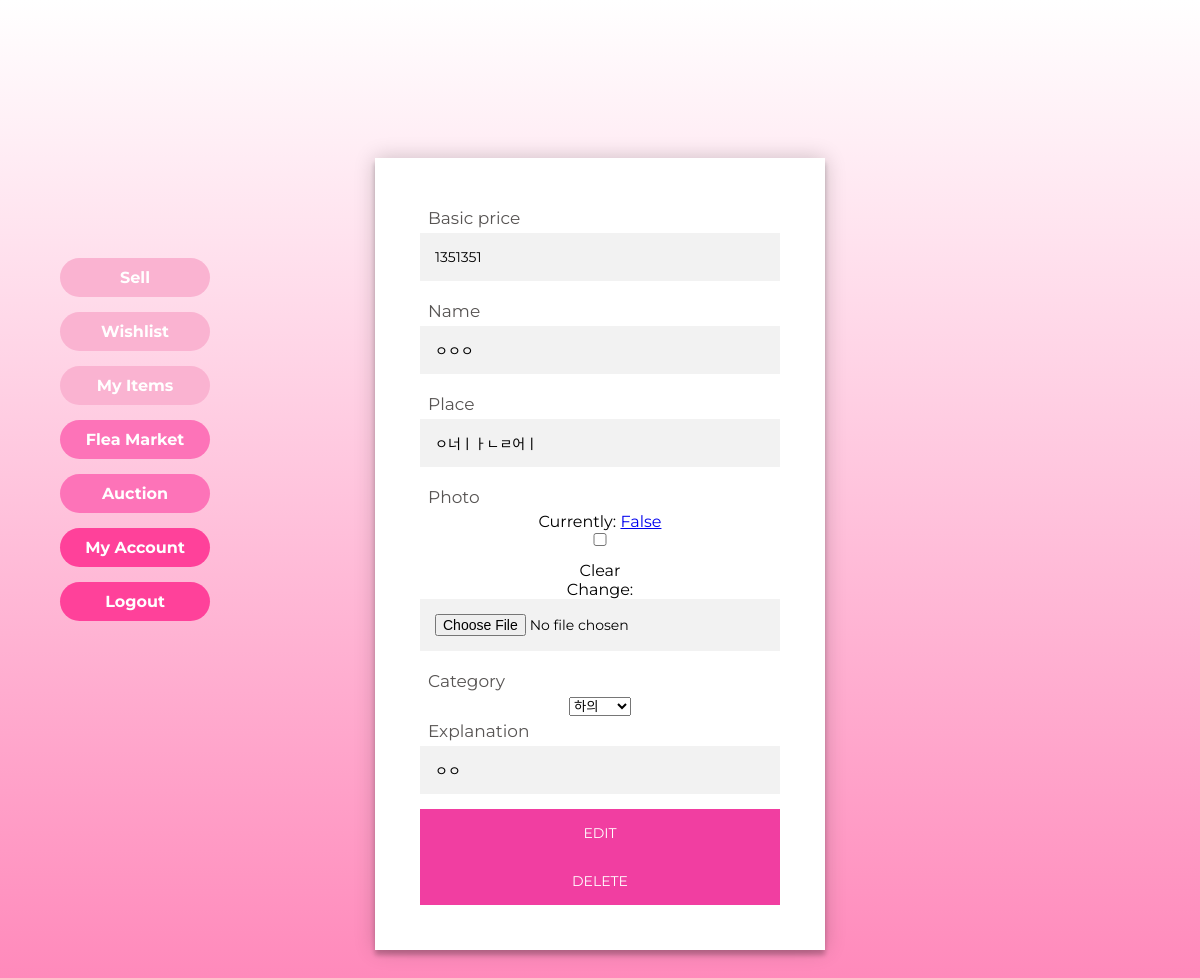
/sell/8/ (signed in), run on the app's committed database.
### home/models.py (models this page shows)
class Product(models.Model):
	SELLTYPES = (('F', 'Flea'), ('A', 'Auction'))
	selltype = models.CharField(max_length=1, default='F', choices=SELLTYPES)
	STATUSTYPES = (('S', 'Sold'), ('E', 'Expired'), ('R', 'Running')) # 팔림, 안팔림, 현재진행형
	statustype = models.CharField(max_length=1, default='R', choices=STATUSTYPES)
	EXPIREDATE = (('3', '3 Days'), ('7', '7 days'), ('0', '30 days'))
	expirechoice = models.CharField(max_length=1, default='3', choices=EXPIREDATE)
	expire = models.DateTimeField(default=timezone.now() + timedelta(days=3))
	highest_price = models.IntegerField(default=0) # auction이더라도 천장 가격 내면 바로 살 수 있게 하자
	basic_price =  models.IntegerField(default=0) #옥션이라도 최저가 쓰게 하자
	current_price = models.IntegerField(default=0) # 마지막 가격이기도 하지
	buyer = models.ForeignKey(User, on_delete=models.SET_NULL, related_name='buyer', null=True)
	seller = models.ForeignKey(User, on_delete=models.CASCADE, related_name='seller')
	pid = models.AutoField(primary_key=True)
	name = models.CharField(max_length=300)
	place = models.CharField(max_length=300)
	photo = models.ImageField(blank=True, null=True) #https://wayhome25.github.io/django/2017/05/10/media-file/
	category = models.ForeignKey(Category, on_delete=models.SET_NULL, null=True)
	explanation = models.CharField(max_length=1000, null=True) # string field 같은 게 있었나?? 찾아보기

### home/views.py (the view, shortened to what this page needs)
# urls.py: path('sell/<pid>/', views.editProduct, name='editProduct'),
def editProduct(request, pid):
	try:
		product = Product.objects.get(pid=pid)
	except:
		return redirect('/')
	userid = request.session.get('userid', False)
	if userid == False : # 로그인 안되어있으면
		return redirect('/login')
	elif userid != product.seller.userid :
		return redirect('/')
	sell_type = str(product.selltype)
	form = None
	if product.selltype == 'F':
		form = EditForm1(initial={'basic_price':product.basic_price,
			'name':product.name, 'place':product.place, 'photo':product.photo,
			'category':product.category, 'explanation':product.explanation})
	else :
		form = EditForm2(initial={'name':product.name, 'place':product.place, 'photo':product.photo,
			'category':product.category, 'explanation':product.explanation})
	return render(request, 'home/product_registration.html', {'form':form,
		'button_type':'edit', 'sell_type':sell_type})

### home/forms.py
class EditForm1(forms.ModelForm):
    error_css_class = 'error'
    category = forms.ModelChoiceField(queryset=Category.objects.all())
    class Meta:
        model = Product
        fields = ['basic_price', 'name', 'place', 'photo', 'category', 'explanation']
    def __init__(self, *args, **kwargs):
        super(EditForm1, self).__init__(*args, **kwargs)
        self.fields['category'].required = False
        self.fields['explanation'].required = False
        self.fields['photo'].required = False
        self.fields['category'].label_from_instance = self.label_from_instance
    @staticmethod
    def label_from_instance(obj):
        return obj.name

### home/templates/home/product_registration.html (shortened to what this page needs)
{% load static %}
{% load widget_tweaks %}
<!DOCTYPE html>
<html lang="en" dir="ltr">
<head>
  <link rel="stylesheet" href="{% static 'home/style_product_registration.css' %}">
</head>
<body>
  <div class="product-page">
      <nav class="left-nav" style="font-weight: bold;position: fixed; left:20px; top:23%">
          <ul>
            <li><a class="upper" href="{% url 'sell' %}">Sell</a></li>
            <li><a class="upper" href="{% url 'wishlist' %}">Wishlist</a></li>
            <li><a class="upper" href="{% url 'myitems' %}">My Items</a></li>
            <li><a class="lower" href="{% url 'market' %}">Flea Market</a></li>
            <li><a class="lower" href="{% url 'auction' %}">Auction</a></li>
            <li><a class="lowest" href="{% url 'mypage' %}">My Account</a></li>
            <li><a class="lowest" href="{% url 'logout' %}">Logout</a></li>
          </ul>
        </nav>
    <div class="sell-page">
      <div class="form">
        <form method="POST" enctype="multipart/form-data" novalidate>
          {% for field in form.visible_fields %}
          <div class="idx">{{field.label}}</div>
          {% if field.errors %}
          {{field.errors}}
          {% render_field field id="is-invalid" %}
          {% else %}
          <div class="inf">{% render_field field id="is-valid" %}</div>
          {% endif %}
          {% endfor %}
          <button type="submit" class="btn" name="ok">{{button_type}}</button>
          {% if sell_type == "F" %}
          <button type="submit" class="btn" name="delete"> DELETE </button>
          {% endif %}
        </form>
      </div>
    </div>
  </div>
</body>
</html>

### home/static/home/style_product_registration.css (style rules this page uses)
body { font-family: 'Montserrat', 'Nanum Gothic Coding', sans-serif; background: white; background: -webkit-linear-gradient(to bottom, white, #ff81b6); background: linear-gradient(to bottom, white, #ff81b6)no-repeat center center fixed; -webkit-background-size: cover; -moz-background-size: cover; -o-background-size: cover; background-size: cover; text-align: center; }
.left-nav { width: auto; align-content: center; display: flex; flex-direction: column; text-align: center; padding-right: 20px; }
.left-nav ul { width: 150px; display: grid; grid-gap: 15px; text-align: left; font-family: 'Montserrat', 'Nanum Gothic Coding', sans-serif; list-style: none; }
.left-nav li { text-align: center; font-family: 'Montserrat', 'Nanum Gothic Coding', sans-serif; font-size: 16px; font-weight: bold; }
.left-nav li a.upper { color: #ffffff; text-decoration: none; display: block; padding: 10px; border-radius: 25px; background-color: rgb(250, 179, 209); }
.left-nav li a.lower { color: #ffffff; text-decoration: none; display: block; padding: 10px; border-radius: 25px; background-color: #fd73b8; }
.left-nav li a.lowest { color: #ffffff; text-decoration: none; display: block; padding: 10px; border-radius: 25px; background-color:#ff419a; }
.sell-page { width: 500px; padding-top: 150px; margin: auto; }
.form { position: relative; z-index: 1; background: #FFFFFF; max-width: 360px; margin: 0 auto 100px; padding: 45px; text-align: center; box-shadow: 0 0 20px 0 rgba(0, 0, 0, 0.2), 0 5px 5px 0 rgba(0, 0, 0, 0.24); }
.form input { font-family: 'Montserrat', 'Nanum Gothic Coding', sans-serif; outline: 0; background: #f2f2f2; width: 100%; border: 0; margin: 0 0 15px; padding: 15px; box-sizing: border-box; font-size: 14px; }
.form button { font-family: 'Montserrat', 'Nanum Gothic Coding', sans-serif; text-transform: uppercase; outline: 0; background: rgb(241, 62, 161); width: 100%; border: 0; padding: 15px; color: #FFFFFF; font-size: 14px; -webkit-transition: all 0.3 ease; transition: all 0.3 ease; cursor: pointer; }
.idx { font-family: 'Montserrat', 'Nanum Gothic Coding', sans-serif; text-align: left; padding: 5px; color:#575453; font-size: 17px; margin-left: 3px; }
.btn { font-family: 'Montserrat', 'Nanum Gothic Coding', sans-serif; text-transform: uppercase; outline: 0; background: rgb(211, 19, 125); width: 100%; border: 0; padding: 15px; color: #FFFFFF; font-size: 14px; -webkit-transition: all 0.3 ease; transition: all 0.3 ease; cursor: pointer; }

### data on the page
Product: basic_price "1351351" "ㅇㅇㅇ" "ㅇ너ㅣㅏㄴㄹ어ㅣ" "하의" "ㅇㅇ"

### other printed values
{{ field.label }} "Basic price" "Name" "Place" "Photo" "Category" "Explanation"
{{ button_type }} "EDIT"
